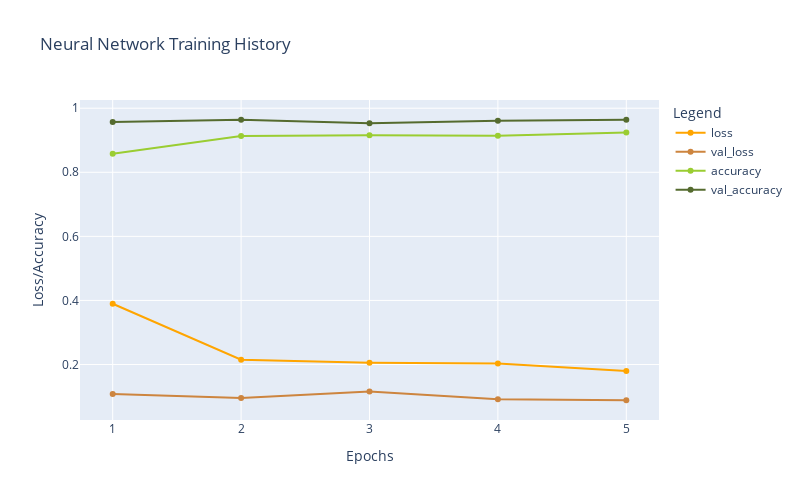

Source (notebook cell):
### Code cell
plot_history(historyI)

### Figure 1 — Plotly figure (JSON) as saved in the notebook; plotly's stock layout.template omitted (floating-point values rounded to 4 significant figures)
{"data": [{"hovertemplate": "Legend=loss<br>Epochs=%{x}<br>Loss/Accuracy=%{y}<extra></extra>", "legendgroup": "loss", "line": {"color": "orange", "dash": "solid"}, "marker": {"symbol": "circle"}, "mode": "lines+markers", "name": "loss", "orientation": "v", "showlegend": true, "type": "scatter", "x": [1, 2, 3, 4, 5], "xaxis": "x", "y": [0.3898, 0.2149, 0.2052, 0.2029, 0.1796], "yaxis": "y"}, {"hovertemplate": "Legend=val_loss<br>Epochs=%{x}<br>Loss/Accuracy=%{y}<extra></extra>", "legendgroup": "val_loss", "line": {"color": "peru", "dash": "solid"}, "marker": {"symbol": "circle"}, "mode": "lines+markers", "name": "val_loss", "orientation": "v", "showlegend": true, "type": "scatter", "x": [1, 2, 3, 4, 5], "xaxis": "x", "y": [0.108, 0.09565, 0.1155, 0.09134, 0.08849], "yaxis": "y"}, {"hovertemplate": "Legend=accuracy<br>Epochs=%{x}<br>Loss/Accuracy=%{y}<extra></extra>", "legendgroup": "accuracy", "line": {"color": "yellowgreen", "dash": "solid"}, "marker": {"symbol": "circle"}, "mode": "lines+markers", "name": "accuracy", "orientation": "v", "showlegend": true, "type": "scatter", "x": [1, 2, 3, 4, 5], "xaxis": "x", "y": [0.858, 0.9133, 0.9157, 0.914, 0.924], "yaxis": "y"}, {"hovertemplate": "Legend=val_accuracy<br>Epochs=%{x}<br>Loss/Accuracy=%{y}<extra></extra>", "legendgroup": "val_accuracy", "line": {"color": "darkolivegreen", "dash": "solid"}, "marker": {"symbol": "circle"}, "mode": "lines+markers", "name": "val_accuracy", "orientation": "v", "showlegend": true, "type": "scatter", "x": [1, 2, 3, 4, 5], "xaxis": "x", "y": [0.957, 0.964, 0.953, 0.961, 0.964], "yaxis": "y"}], "layout": {"height": 500, "legend": {"title": {"text": "Legend"}, "tracegroupgap": 0}, "title": {"text": "Neural Network Training History"}, "width": 800, "xaxis": {"anchor": "y", "domain": [0, 1], "title": {"text": "Epochs"}}, "yaxis": {"anchor": "x", "domain": [0, 1], "title": {"text": "Loss/Accuracy"}}}}
